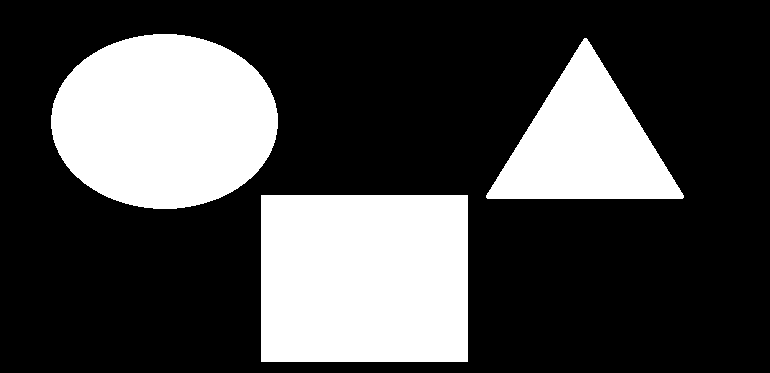
%> input picture Figures.bmp, 770 x 373 px
$ octave Clase_7.m   (GNU Octave 9; MATLAB toolbox functions it lacks are replaced by stand-ins)
%> lines starting %> are read from the running program, lines starting %| are printed output that depends on the picture; in (x1, y1, x2, y2) boxes, pixels count from 0 and x2, y2 are one past the last pixel; in counts of white or black regions, pixels touching at a corner belong together; the program's own positions count from 1
clear all, close all, clc
a=imread('Figures.bmp');
%> a: size 373x770 logical; 28.6% white; 3 white regions, box (x1, y1, x2, y2) and area: (261, 195, 468, 362) 34569, (51, 34, 278, 209) 31179, (486, 38, 684, 199) 16478
b=bwmorph(~a,'skel',inf);
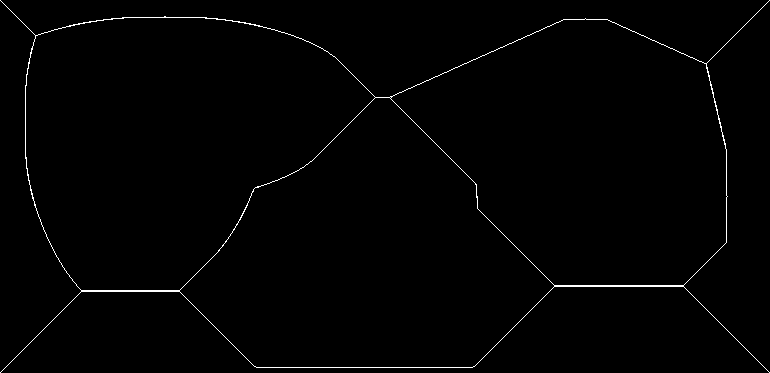
%> b: size 373x770 logical; 0.96% white in thin lines or dots
figure(1);imshow([a,b]);
%> after `imshow([a,b])`:
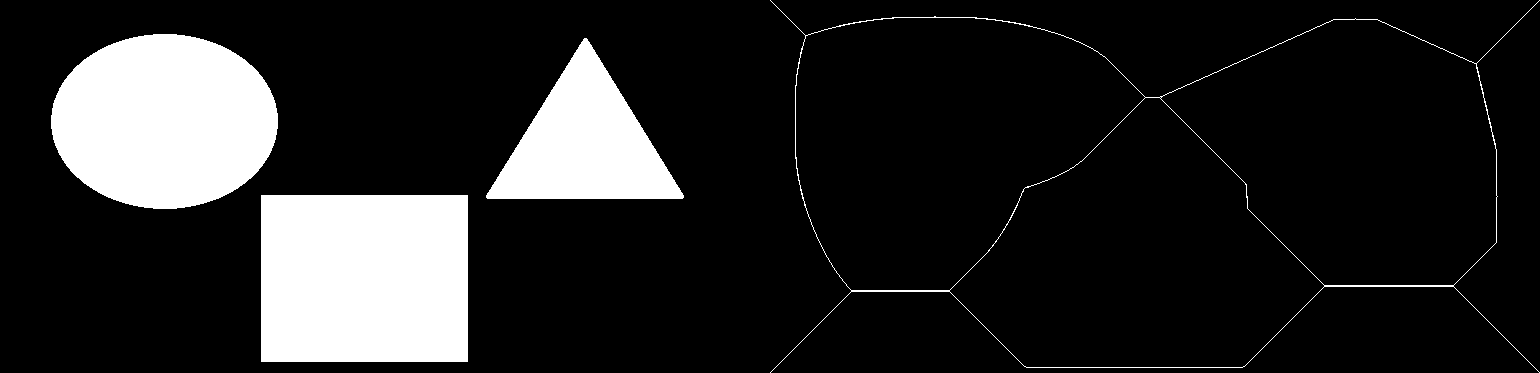
%> displayed picture: size 373x1540 logical; 14.8% white; 4 white regions, box (x1, y1, x2, y2) and area: (261, 195, 468, 362) 34569, (51, 34, 278, 209) 31179, (486, 38, 684, 199) 16478, (770, 0, 1540, 373) 2760

%> (the run ends here)
